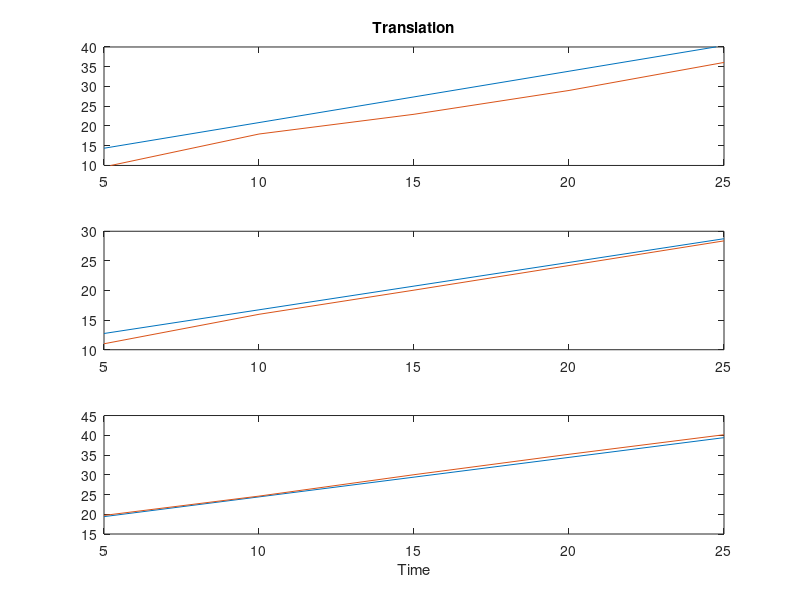
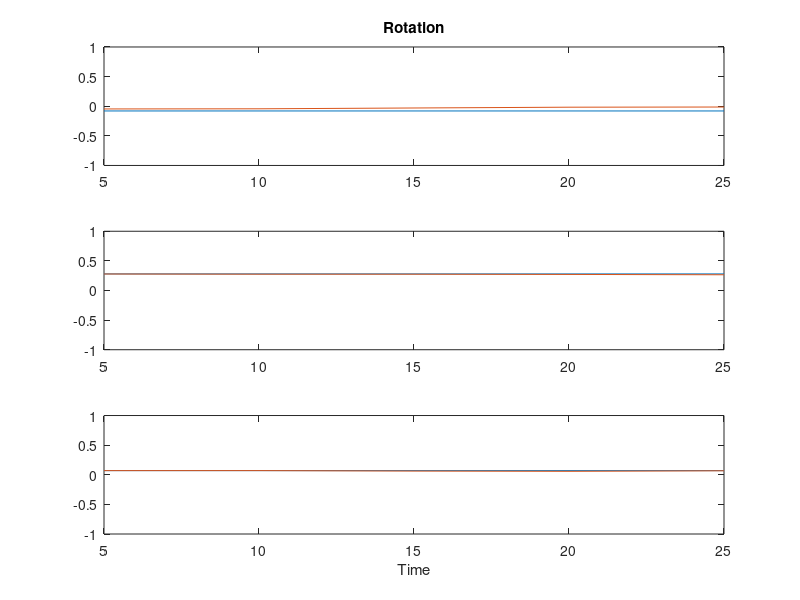

Write the MATLAB code that produced these figures, in order.
%Test of WTKF based on paper

clear
close all
clc

%define constants from paper
a = [1.3, 0.8, 1.0]';
t = 5:5:25;
f = [a*5;
    zeros(3,1)];
x0 = [7.86, 8.74, 14.4, -0.08, 0.28, 0.07]';
n = length(x0);
Sigma0 = zeros(6);
Sigma0(4:6,4:6) = 0.01*eye(3);
Sigma0(1:3,1:3) = [5 5 1;
    5 11 4;
    1 4 2];
theta_i = zeros(6);
theta_i(1:3,1:3) = [2.9, 3.4, 1.0;
    3.4, 6.0, 3.2,;
    1.0, 3.2, 2.4];
theta_i(4:6,4:6) = 0.0025*eye(3);
q = [1 0 0 1 0.1 0 0.4 0.6 0.2;
    0 1 0 0 0 0 0.1 0.2 0.1;
    0 1 1 0.9 0.2 0.7 0.1 0.2 0;
    0.6 0 1 1 1 1 0 0.3 0;
    0.6 0.1 1 0.6 0.1 1 0.6 0.1 1;
    0.2 0.3 0.4 0.6 0.1 1 0.6 0.1 1;
    0.4 0.7 0.8 0.4 0.2 0.4 0.6 0.1 1;
    0.1 0.3 0.5 0.6 0.6 0.4 0.3 0.2 1;
    0.6 0.1 1 0.6 0.1 1 0.6 0.1 1];
Q_y = [3.01 1.32 1.08 2.12 1.67 1.35 0.72 1.02 1.58;
    1.32 1.04 0.13 0.73 0.74 0.40 0.14 0.18 0.72;
    1.08 0.13 3.39 2.86 2.40 2.04 1.98 1.81 2.39;
    2.12 0.73 2.86 4.58 3.15 2.27 1.43 2.23 3.22;
    1.67 0.74 2.40 3.15 3.79 3.05 1.26 1.49 3.77;
    1.35 0.40 2.04 2.27 3.05 3.03 1.16 1.33 2.99;
    0.72 0.14 1.98 1.43 1.26 1.16 1.70 1.17 1.21;
    1.02 0.18 1.81 2.23 1.49 1.33 1.17 1.36 1.50;
    1.58 0.72 2.39 3.22 3.77 2.99 1.21 1.50 3.78];
Phi_i = eye(n); %STM

%measurements
m = 9;
y = zeros(9,5);
y(:,1) = [7.82 11.8 19.3 -8.4 -37 89.9 0.08 -33 121]';
y(:,2) = [14.2 15.2 21.8 6.97 -132 128 24.8 -37.5 157]';
y(:,3) = [25.523 21.69 26.15 41.537 -262.67 172.63 50.492 -41.427 195.99]';
y(:,4) = [28.27 24.36 34.82 90.96 -432 228.6 80.97 -44.3 236.9]';
y(:,5) = [32.707 27.548 35.058 149.51 -650.16 287.02 106 -50.29 269.17]';

%measurement mapping
A = zeros(m,n,5);
A(1:3,1:3,1) = eye(3);
A(4:9,1:6,1) = [2.2897 0.329 -2.1843 0.882 -0.2163 -1.1619;
    -1.0252 -6.4313 -0.680 2.1 1.718 4.2552;
    -4.0252 -0.4312 4.3197 -2.9 0.7185 1.255;
    5.945 -8.325 -0.979 0.420 1.065 3.683;
    0.846 -4.041 -2.874 9.015 -0.460 0.9134;
    -1.9252 1.5687 3.319 -3.9 0.718 1.255];

A(1:3,1:3,2) = eye(3);
A(4:9,1:6,2) = [4.564, 1.40 -3.039, 1.068 5.784, 3.95;
    0.632 -7.478, 1.252, -0.269, 7.46, 6.614;
    -2.36, 4.521, 6.252, -8.269, 4.46, 3.614;
    6.393, -4.690, 0.4162, -1.94, 2.178, 7.131;
    0.23, -0.020, -1.080, 8.1352, 2.049, 2.292;
    -0.267, 5.521, 5.252, -6.269, 3.46, 4.614];

A(1:3,1:3,3) = eye(3);
A(4:9,1:6,3) = [4.584 0.892 -3.85 -2.377 3.020 1.036;
    2.508 -13.73 1.342 1.121 8.760 4.22;
    -0.491 4.269 6.342 -9.878 1.760 1.223;
    8.733 -5.631 0.851 0.0870 1.50 9.682;
    1.482 -1.262 -0.755 8.632 0.220 1.893;
    1.608 4.269 5.342 -4.878 1.760 3.22];

A(1:3,1:3,4) = eye(3);
A(4:9,1:6,4) = [8.118 -1.768 -2.702 0.210 4.332 0.412;
    1.90 -20.20 2.511 -0.7763 13.41 6.022;
    -1.099 3.798 7.511 -14.77 3.417 3.022;
    8.15 -7.33 1.7683 -3.103 1.192 13.73;
    1.668 -3.613 0.0826 6.417 -0.0156 1.740;
    1.000 2.798 6.511 -6.7764 3.417 6.022];    

A(1:3,1:3,5) = eye(3);
A(4:9,1:6,5) = [11.75 2.089 -4.201 -2.72 1.55 1.549;
    1.448 -25.266 1.717 1.175 16.73 3.332;
    -1.551 4.734 6.717 -15.825 3.73 0.332;
    7.754 -7.589 0.599 -0.0959 2.246 13.765;
    2.265 -2.522 -1.1247 7.969 -0.0498 -0.281;
    0.5481 2.734 5.717 -4.825 3.73 4.332];

%initialize storage
x_true = zeros(n,5);
x_hat = zeros(n,5);
x_rhat = zeros(n,5);
Phat = zeros(n,n,5);

%begin algorithm
for ii = 1:5
    
    %propagate truth (also step 4)
    if(ii == 1)
        x_true(:,ii) = Phi_i*x0 + f;
        x_hat(:,ii) = Phi_i*x0 + f;
        Phat(:,:,ii) = Sigma0;
    else
        x_true(:,ii) = Phi_i*x_true(:,ii-1) + f;
        x_hat(:,ii) = Phi_i*x_rhat(:,ii-1) + f;
        Phat(:,:,ii) = Pbar;
    end
    
    %find Q_x, Q
    Mat = kron(eye(6),q);
    Mat(9*ii+1:9*ii+3,:) = 0;
    Mat(:,9*ii+1:9*ii+3) = 0;
    Q_x = Mat*Mat';
    Q = blkdiag(Q_x,Q_y);
    
    %Step 1
    mu_rhat = zeros(n,1);
    M = [eye(m*n, m*n), zeros(m*n, m)];
    N = [zeros(m, n*m), eye(m)];
    Im = eye(m,m);
    A_i = A(:,:,ii);
    theta_i = zeros(n,n); %no process noise since problem is static
    E_rhatAi = zeros(m, n); %I believe this is zero because our predicted peturbation is zero
    
    %Step Two: Iteratively Compute lambda_tilde, E_rhat, mu_rhat
    loopcontinue = true;
    maxloop = 100;
    loopidx = 1;
    tol = 1E-5;
    lamb_tilde = zeros(m,1);
    while loopcontinue
        
        %find lambda
        term1 = N - kron((mu_rhat + x_hat(:,ii))',Im)*M;
        lamb_iter = inv(term1*Q*term1' + A_i*(theta_i + Phi_i*Phat(:,:,ii)*Phi_i')*(A_i - E_rhatAi)')*(y(:,ii) - A_i*x_hat(:,ii));
        E_rhat = Q*term1'*lamb_iter;
        mu_rhat = (theta_i + Phi_i*Phat(:,:,ii)*Phi_i')*(A_i - E_rhatAi)'*lamb_iter;
        
        %update E_rhatAi
        vecE_rhatAi = M*E_rhat;
        E_rhatAi = reshape(vecE_rhatAi,m,n);
        
        
        %loop managment
        loopidx = loopidx + 1;
        if(loopidx > maxloop)
            disp("Warning: max loop achieved")
            loopcontinue = false;
        end
        
        if(norm(lamb_iter - lamb_tilde) <= tol)
            loopcontinue = false;
        end
        
        %update lambda
        lamb_tilde = lamb_iter;
    end
    
    %Step 3
    x_rhat(:,ii) = x_hat(:,ii) + mu_rhat;
    Pbar = kron(theta_i + Phi_i*Phat(:,:,ii)*Phi_i',lamb_tilde')*M*Q*M'*...
        kron(theta_i + Phi_i*Phat(:,:,ii)*Phi_i',lamb_tilde')'...
        + Phi_i*Phat(:,:,ii)*Phi_i';
    
    %Step 4 (done as propagate step above)
end

%plots
figure
subplot(3,1,1)
plot(t,x_true(1,:),t,x_rhat(1,:))
title("Translation")
axis([5 25 10 40])

subplot(3,1,2)
plot(t,x_true(2,:),t,x_rhat(2,:))
axis([5 25 10 30])

subplot(3,1,3)
plot(t,x_true(3,:),t,x_rhat(3,:))
xlabel('Time')
axis([5 25 15 45])

figure
subplot(3,1,1)
plot(t,x_true(4,:),t,x_rhat(4,:))
title("Rotation")
axis([5 25 -1 1])

subplot(3,1,2)
plot(t,x_true(5,:),t,x_rhat(5,:))
axis([5 25 -1 1])

subplot(3,1,3)
plot(t,x_true(6,:),t,x_rhat(6,:))
xlabel('Time')
axis([5 25 -1 1])